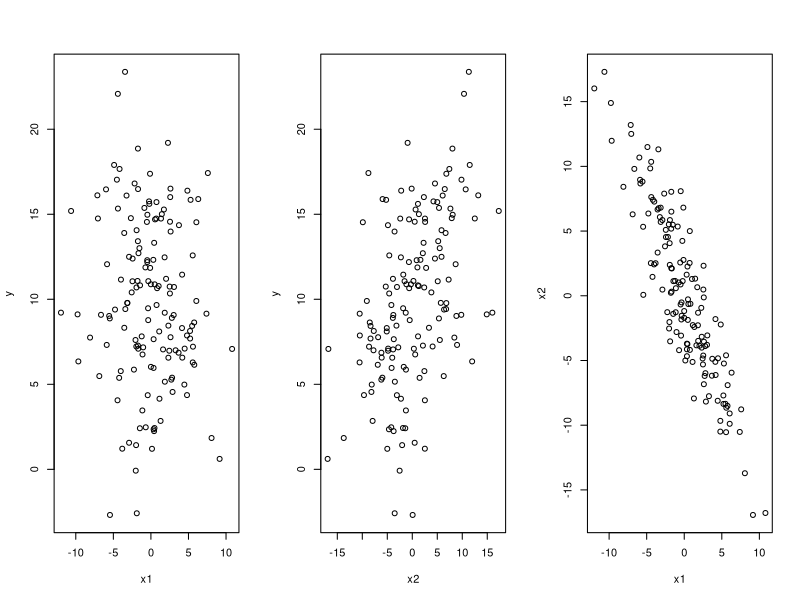
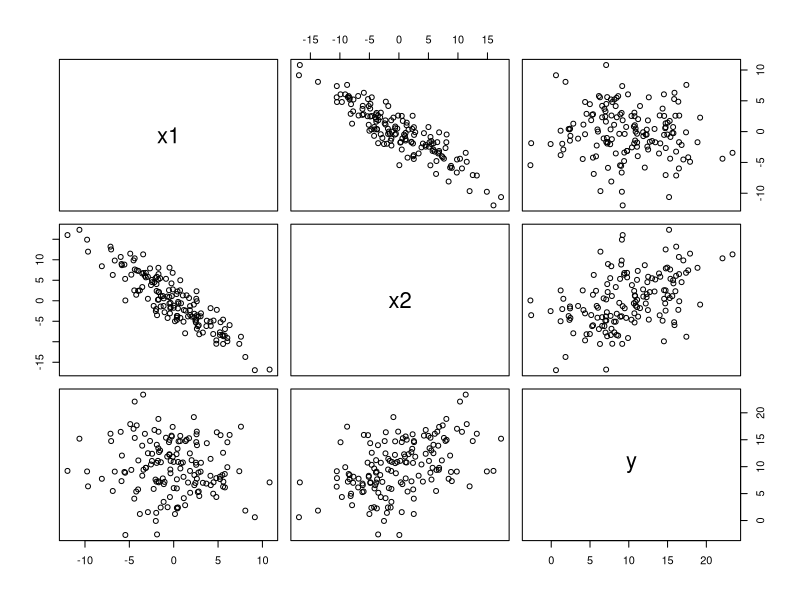
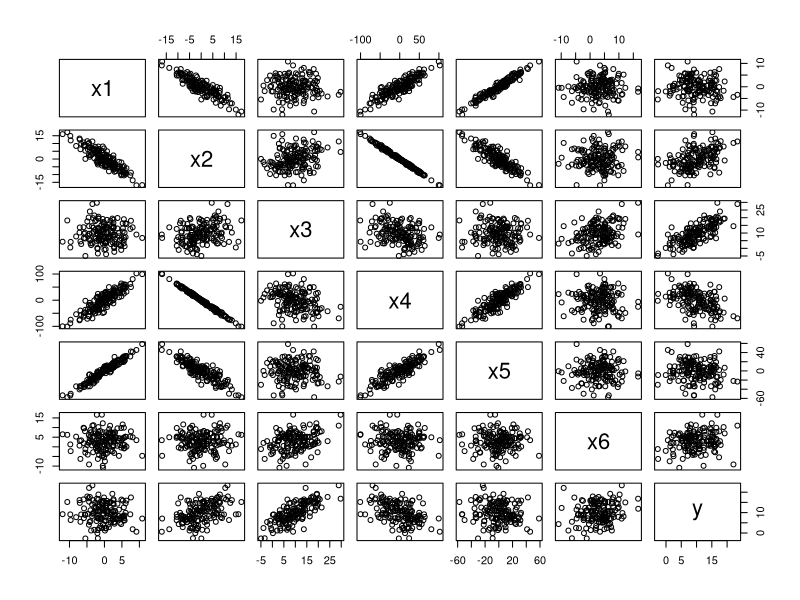
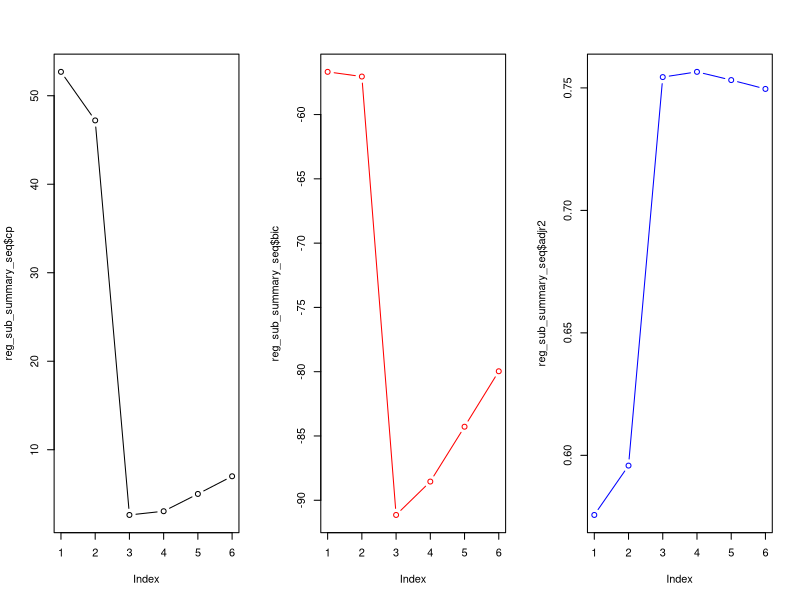

The R script that drew these images, in order:
# needed modules/libs
library(leaps)

# Defining seed for reproducibility
set.seed(42)

# Size of data
N = 150

x1 = rnorm(N,0,4)
x2 = -1.5*x1+rnorm(N, 0, 3)
y = 10+2*x1+1.5*x2+rnorm(N,0,3)
par(mfrow=c(1,3))
plot(x1,y); plot(x2,y); plot(x1,x2)

cor(x1, y)
cor(x2, y)
cor(x1, x2)

x = cbind(x1, x2)
fit = lm(y~x); summary(fit)

summary(fit)

# Linear model for each variable
fit1 = lm(y~x1); summary(fit1)
fit2 = lm(y~x2); summary(fit2)

pairs(cbind(x,y))

x3 = 1*y + rnorm(N, 0, 4)
x4 = -6*x2 + rnorm(N, 0, 3)
x5 = 5*x1 + rnorm(N, 0, 5)
x6 = 0.3*x3 + rnorm(N, 0, 4)
x = cbind(x1, x2, x3, x4, x5, x6)
fit=lm(y~x); summary(fit)

pairs(cbind(x,y))

# Dividing data sets in train and test of same size
indices = sample(c(1:N), size=0.5*N)  # getting indices randmonly
x1_train = x1[indices]
x2_train = x2[indices]
x3_train = x3[indices]
x4_train = x4[indices]
x5_train = x5[indices]
x6_train = x6[indices]
y_train = y[indices]
x1_test = x1[-indices]
x2_test = x2[-indices]
x3_test = x3[-indices]
x4_test = x4[-indices]
x5_test = x5[-indices]
x6_test = x6[-indices]
y_test = y[-indices]

# Creating dataframe

data_train <- data.frame(x1_train, x2_train, x3_train, x4_train, x5_train, x6_train, y_train)
data_test <- data.frame(x1_test, x2_test, x3_test, x4_test, x5_test, x6_test, y_test)

### SELECCIÓN SECUENCIAL FORWARD ###

reg_subset_seq=regsubsets(y_train~.,data_train,nvmax=6,method="forward")

#Los resultados quedan en "reg_sub_summary"
reg_sub_summary_seq=summary(reg_subset_seq)

(reg_sub_summary_seq)

#Se pueden ver varios argumentos del resultado
reg_sub_summary_seq$cp  #(los Cp mallows para cada mejor modelo con cada k)
reg_sub_summary_seq$bic
reg_sub_summary_seq$adjr2

#Se pueden graficar los resultados:
plot(reg_sub_summary_seq$cp,type="b") #El cp de mallows cambiando k
plot(reg_sub_summary_seq$bic,type="b",col="red")  #El BIC
plot(reg_sub_summary_seq$adjr2,type="b",col="blue")  #El R2ajustado

# El cp para el mejor modelo (mínimo de la curva)
min(reg_sub_summary_seq$cp)

# Sanity check
# The idea is to check coefficients are the same as before
lm_best_seq = lm(y_train~x1_train+x3_train+x4_train, data=data_train)
summary(lm_best_seq)

# Prediction - MSE
pred_seq = predict(lm_best_seq, data_test)
mse_seq = mean((data_test$y_test - pred_seq)^2)


### SELECCIÓN EXHAUSTIVA ###

reg_subset_exh=regsubsets(y_train~.,data_train,nvmax=6,method="exhaustive")

#Los resultados quedan en "reg_sub_summary"
reg_sub_summary_exh=summary(reg_subset_exh)

(reg_sub_summary_exh)

#Se pueden ver varios argumentos del resultado
reg_sub_summary_exh$cp  #(los Cp mallows para cada mejor modelo con cada k)
reg_sub_summary_exh$bic
reg_sub_summary_exh$adjr2


### PCA ###

### PLS ###

### Ridge ###

### Lasso ###
